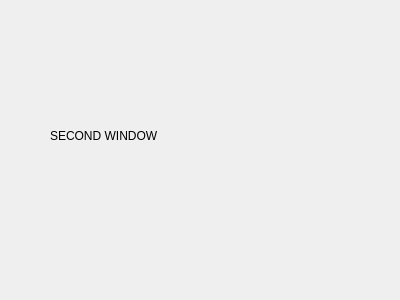
<?xml version="1.0" encoding="UTF-8"?>
<ui version="4.0">
 <class>SecDialog</class>
 <widget class="QDialog" name="SecDialog">
  <property name="geometry">
   <rect>
    <x>0</x>
    <y>0</y>
    <width>400</width>
    <height>300</height>
   </rect>
  </property>
  <property name="windowTitle">
   <string>Dialog</string>
  </property>
  <widget class="QLabel" name="label">
   <property name="geometry">
    <rect>
     <x>50</x>
     <y>100</y>
     <width>181</width>
     <height>71</height>
    </rect>
   </property>
   <property name="text">
    <string>SECOND WINDOW</string>
   </property>
  </widget>
 </widget>
 <resources/>
 <connections/>
</ui>
